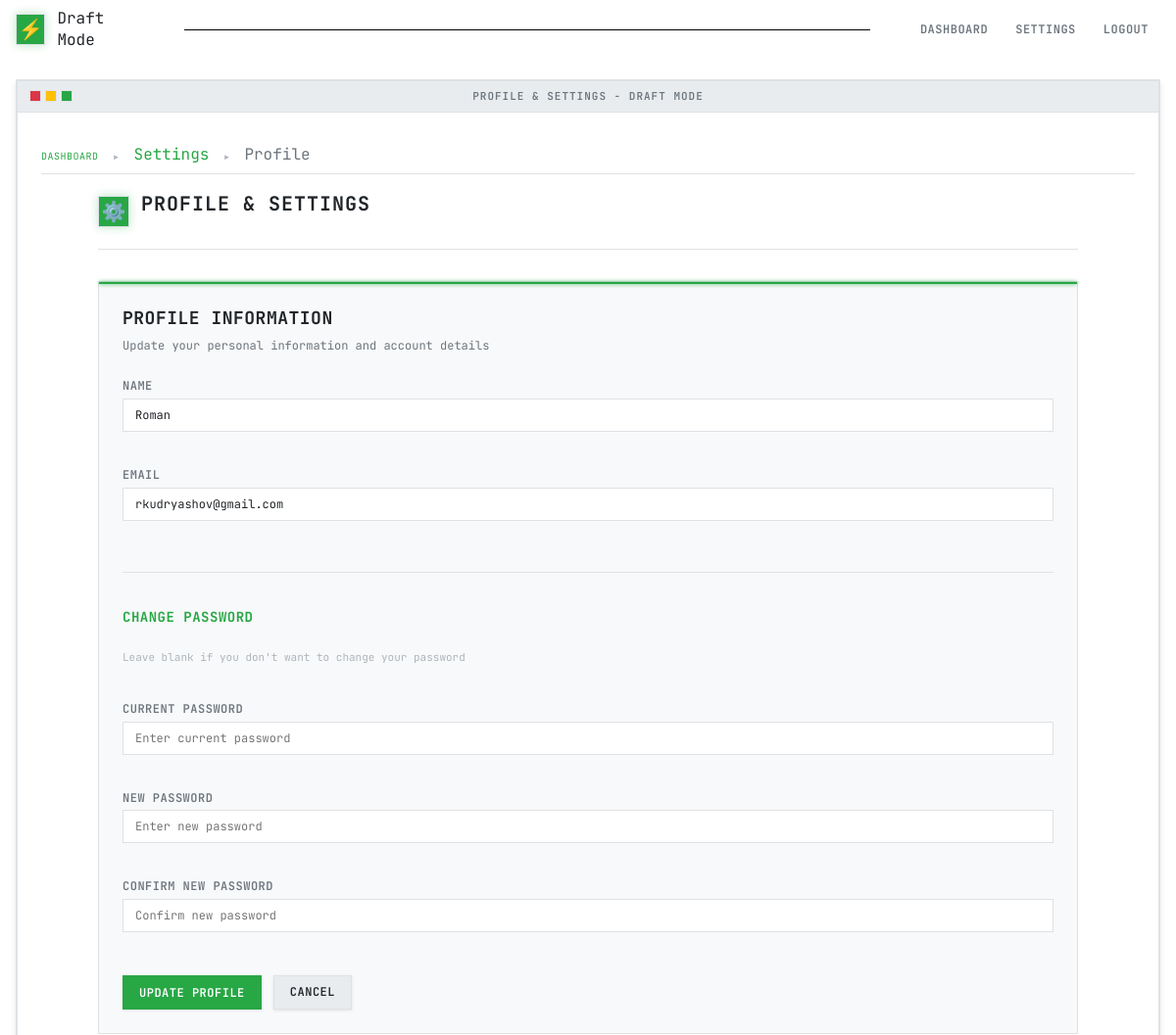
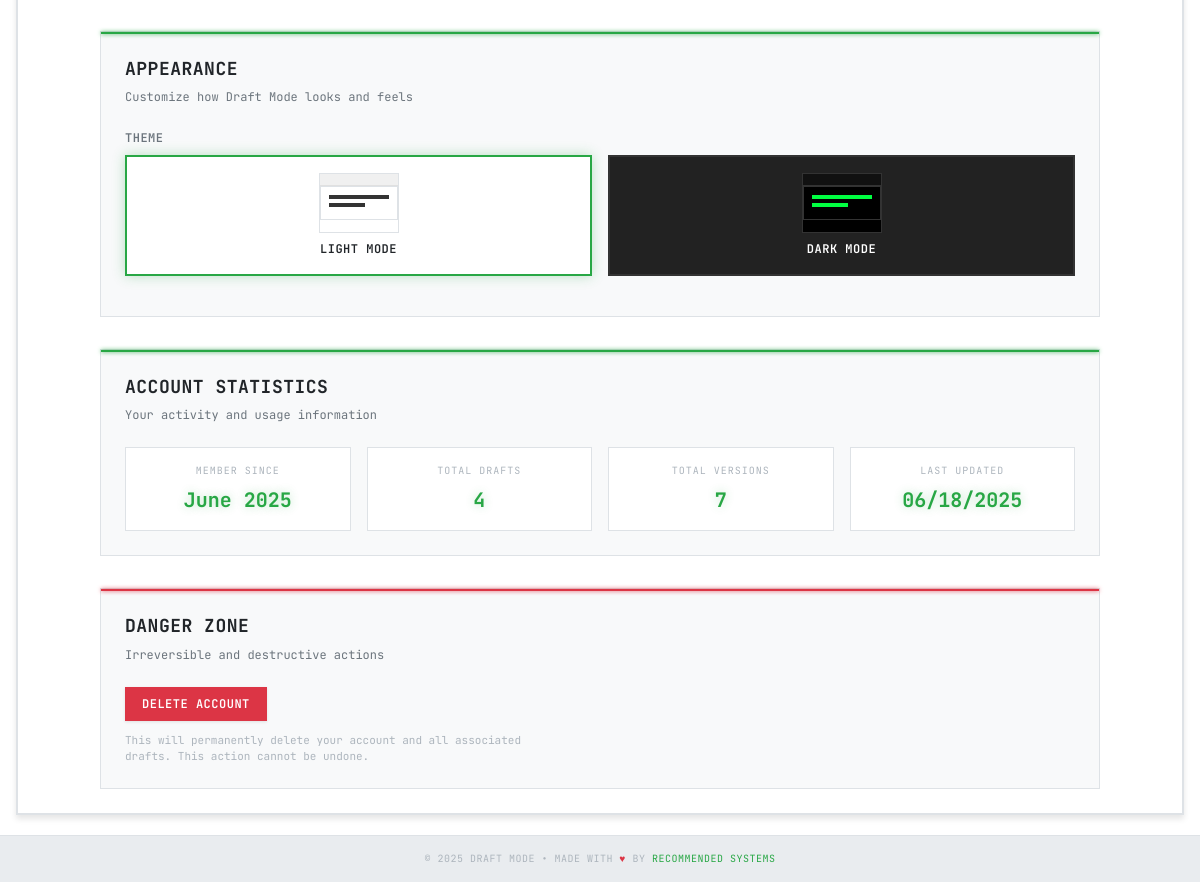
The page /settings/profile (signed in) on the database its author committed (2 pictures, top to bottom).
### models.py (models this page shows, shortened)
class User(db.Model):
    __tablename__ = 'users'
    id = db.Column(db.Integer, primary_key=True)
    name = db.Column(db.String(100), nullable=False)
    email = db.Column(db.String(120), unique=True, nullable=False, index=True)
    password_hash = db.Column(db.String(200), nullable=False)
    created_at = db.Column(db.DateTime, default=datetime.utcnow)
    updated_at = db.Column(db.DateTime, default=datetime.utcnow, onupdate=datetime.utcnow)
    blog_drafts = db.relationship('BlogDraft', backref='author', lazy=True, cascade='all, delete-orphan')
    @property
    def total_drafts(self):
        return len(self.blog_drafts)
    @property
    def total_versions(self):
        return sum(len(draft.versions) for draft in self.blog_drafts)

### routes/settings.py (the view, shortened to what this page needs)
@settings_bp.route('/profile', methods=['GET', 'POST'])
@login_required
def profile():
    user = get_current_user()
    return render_template('settings/profile.html', user=user)

### templates/settings/profile.html (shortened to what this page needs)
{% extends "base.html" %}
{% block window_title %}Profile & Settings - Draft Mode{% endblock %}
{% block extra_css %}
<link rel="stylesheet" href="{{ url_for('static', filename='css/settings.css') }}">
{% endblock %}
{% block breadcrumb %}
<div class="breadcrumb">
    <a href="{{ url_for('main.dashboard') }}">Dashboard</a>
    <span class="breadcrumb-separator">►</span>
    <span style="color: var(--accent-green);">Settings</span>
    <span class="breadcrumb-separator">►</span>
    <span style="color: var(--text-secondary);">Profile</span>
</div>
{% endblock %}
{% block content %}
<div class="settings-container">
    <div class="settings-header">
        <div class="settings-title">
            <div class="title-icon">⚙️</div>
            <h2>Profile & Settings</h2>
        </div>
    </div>
    <div class="settings-grid">
        <div class="settings-section">
            <div class="section-header">
                <h3>Profile Information</h3>
                <p>Update your personal information and account details</p>
            </div>
            <form method="POST" class="settings-form">
                <div class="form-group">
                    <label for="name">Name</label>
                    <input type="text" id="name" name="name" value="{{ user.name }}" required>
                </div>
                <div class="form-group">
                    <label for="email">Email</label>
                    <input type="email" id="email" name="email" value="{{ user.email }}" required>
                </div>
                <div class="form-divider"></div>
                <h4 class="subsection-title">Change Password</h4>
                <p class="subsection-description">Leave blank if you don't want to change your password</p>
                <div class="form-group">
                    <label for="current_password">Current Password</label>
                    <input type="password" id="current_password" name="current_password" placeholder="Enter current password">
                </div>
                <div class="form-group">
                    <label for="new_password">New Password</label>
                    <input type="password" id="new_password" name="new_password" placeholder="Enter new password">
                </div>
                <div class="form-group">
                    <label for="confirm_password">Confirm New Password</label>
                    <input type="password" id="confirm_password" name="confirm_password" placeholder="Confirm new password">
                </div>
                <div class="form-actions">
                    <button type="submit" class="btn primary">Update Profile</button>
                    <a href="{{ url_for('main.dashboard') }}" class="btn">Cancel</a>
                </div>
            </form>
        </div>
        <div class="settings-section">
            <div class="section-header">
                <h3>Appearance</h3>
                <p>Customize how Draft Mode looks and feels</p>
            </div>
            <div class="settings-form">
                <div class="form-group">
                    <label for="theme-selector">Theme</label>
                    <div class="theme-selector">
                        <div class="theme-option" data-theme="light">
                            <div class="theme-preview light-preview">
                                <div class="preview-header"></div>
                                <div class="preview-content">
                                    <div class="preview-line"></div>
                                    <div class="preview-line short"></div>
                                </div>
                            </div>
                            <span class="theme-label">Light Mode</span>
                        </div>
                        <div class="theme-option" data-theme="dark">
                            <div class="theme-preview dark-preview">
                                <div class="preview-header"></div>
                                <div class="preview-content">
                                    <div class="preview-line"></div>
                                    <div class="preview-line short"></div>
                                </div>
                            </div>
                            <span class="theme-label">Dark Mode</span>
                        </div>
                    </div>
                </div>
            </div>
        </div>
        <div class="settings-section">
            <div class="section-header">
                <h3>Account Statistics</h3>
                <p>Your activity and usage information</p>
            </div>
            <div class="stats-grid">
                <div class="stat-item">
                    <div class="stat-label">Member Since</div>
                    <div class="stat-value">{{ user.created_at.strftime('%B %Y') }}</div>
                </div>
                <div class="stat-item">
                    <div class="stat-label">Total Drafts</div>
                    <div class="stat-value">{{ user.total_drafts }}</div>
                </div>
                <div class="stat-item">
                    <div class="stat-label">Total Versions</div>
                    <div class="stat-value">{{ user.total_versions }}</div>
                </div>
                <div class="stat-item">
                    <div class="stat-label">Last Updated</div>
                    <div class="stat-value">{{ user.updated_at.strftime('%m/%d/%Y') }}</div>
                </div>
            </div>
        </div>
        <div class="settings-section danger-section">
            <div class="section-header">
                <h3>Danger Zone</h3>
                <p>Irreversible and destructive actions</p>
            </div>
            <div class="danger-actions">
                <button id="deleteAccountBtn" class="btn danger">Delete Account</button>
                <p class="danger-description">
                    This will permanently delete your account and all associated drafts. This action cannot be undone.
                </p>
            </div>
        </div>
    </div>
</div>
{% endblock %}

### static/css/light-theme.css (style rules this page uses)
:root { --bg-primary: #ffffff; --bg-secondary: #f8f9fa; --bg-tertiary: #e9ecef; --text-primary: #212529; --text-secondary: #6c757d; --text-muted: #adb5bd; --border-primary: #dee2e6; --border-secondary: #ced4da; --accent-green: #28a745; --accent-red: #dc3545; --accent-yellow: #ffc107; --accent-blue: #007bff; --accent-purple: #6f42c1; --pixel-size: 2px; --glow-primary: 0 0 10px rgba(40, 167, 69, 0.3); --glow-secondary: 0 0 5px rgba(0, 123, 255, 0.3); --scan-lines: #ffffff; }
[data-theme="light"] .btn { background: var(--bg-tertiary); border: 1px solid var(--border-primary); color: var(--text-primary); box-shadow: 0 1px 3px rgba(0, 0, 0, 0.1); }
[data-theme="light"] .btn.primary { background: var(--accent-green); color: #ffffff; border-color: var(--accent-green); }
[data-theme="light"] .btn.danger { background: var(--accent-red); color: #ffffff; border-color: var(--accent-red); }
[data-theme="light"] input, [data-theme="light"] textarea, [data-theme="light"] select { background: #ffffff; border: 1px solid var(--border-primary); color: var(--text-primary); }
[data-theme="light"] .editor-content, [data-theme="light"] .preview-content { background: var(--bg-primary); border: 1px solid var(--border-primary); }
[data-theme="light"] .settings-section { background: var(--bg-secondary); border: 1px solid var(--border-primary); }
[data-theme="light"] .theme-option { border: 2px solid var(--border-primary); background: var(--bg-tertiary); }
[data-theme="light"] .theme-option:has(input[type="radio"]:checked) { border-color: var(--accent-green); background: var(--bg-primary); box-shadow: 0 0 12px rgba(40, 167, 69, 0.3); }
[data-theme="light"] .stat-item { background: var(--bg-primary); border: 1px solid var(--border-primary); }
[data-theme="light"] .breadcrumb { border-bottom: 1px solid var(--border-primary); }
[data-theme="light"] .breadcrumb a { color: var(--accent-green); }
[data-theme="light"] body { background-image: var(--scan-lines); }
[data-theme="light"] h1, [data-theme="light"] h2, [data-theme="light"] h3, [data-theme="light"] h4, [data-theme="light"] h5, [data-theme="light"] h6 { text-shadow: none; }

### rows shown on the page
User: name "Roman", email "rkudryashov@gmail.com", created_at "June 2025", updated_at "06/18/2025"

### other values the page prints
{{ user.total_drafts }} "4"
{{ user.total_versions }} "7"
